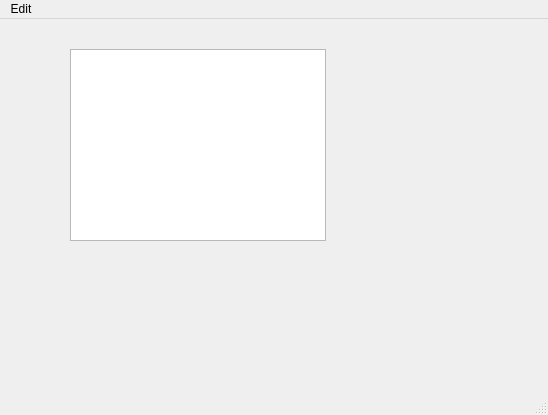
<?xml version="1.0" encoding="UTF-8"?>
<ui version="4.0">
 <class>MainWindow</class>
 <widget class="QMainWindow" name="MainWindow">
  <property name="geometry">
   <rect>
    <x>0</x>
    <y>0</y>
    <width>548</width>
    <height>415</height>
   </rect>
  </property>
  <property name="windowTitle">
   <string>MainWindow</string>
  </property>
  <widget class="QWidget" name="centralwidget">
   <widget class="QTableView" name="m_pTableView">
    <property name="geometry">
     <rect>
      <x>70</x>
      <y>30</y>
      <width>256</width>
      <height>192</height>
     </rect>
    </property>
   </widget>
  </widget>
  <widget class="QMenuBar" name="menubar">
   <property name="geometry">
    <rect>
     <x>0</x>
     <y>0</y>
     <width>548</width>
     <height>30</height>
    </rect>
   </property>
   <widget class="QMenu" name="menuAction">
    <property name="title">
     <string>Edit</string>
    </property>
    <addaction name="actionAdd"/>
    <addaction name="actionDelete"/>
   </widget>
   <addaction name="menuAction"/>
  </widget>
  <widget class="QStatusBar" name="statusbar"/>
  <action name="actionAdd">
   <property name="text">
    <string>Add</string>
   </property>
  </action>
  <action name="actionDelete">
   <property name="text">
    <string>Delete</string>
   </property>
  </action>
  <action name="actionMove">
   <property name="text">
    <string>Move</string>
   </property>
  </action>
 </widget>
 <resources/>
 <connections/>
</ui>
